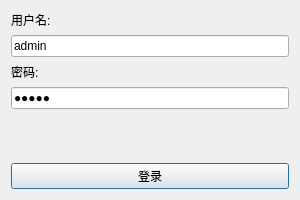
<?xml version="1.0" encoding="UTF-8"?>
<ui version="4.0">
 <class>LoginWindow</class>
 <widget class="QDialog" name="LoginWindow">
  <property name="geometry">
   <rect>
    <x>0</x>
    <y>0</y>
    <width>300</width>
    <height>200</height>
   </rect>
  </property>
  <property name="windowTitle">
   <string>登录</string>
  </property>
  <layout class="QVBoxLayout" name="verticalLayout">
   <item>
    <widget class="QLabel" name="usernameLabel">
     <property name="text">
      <string>用户名:</string>
     </property>
    </widget>
   </item>
   <item>
    <widget class="QLineEdit" name="usernameEdit">
     <property name="text">
      <string>admin</string>
     </property>
    </widget>
   </item>
   <item>
    <widget class="QLabel" name="passwordLabel">
     <property name="text">
      <string>密码:</string>
     </property>
    </widget>
   </item>
   <item>
    <widget class="QLineEdit" name="passwordEdit">
     <property name="echoMode">
      <enum>QLineEdit::Password</enum>
     </property>
     <property name="text">
      <string>admin</string>
     </property>
    </widget>
   </item>
   <item>
    <spacer name="verticalSpacer">
     <property name="orientation">
      <enum>Qt::Vertical</enum>
     </property>
     <property name="sizeHint" stdset="0">
      <size>
       <width>20</width>
       <height>40</height>
      </size>
     </property>
    </spacer>
   </item>
   <item>
    <widget class="QPushButton" name="loginButton">
     <property name="text">
      <string>登录</string>
     </property>
    </widget>
   </item>
  </layout>
 </widget>
 <resources/>
 <connections>
  <connection>
   <sender>loginButton</sender>
   <signal>clicked()</signal>
   <receiver>LoginWindow</receiver>
   <slot>login()</slot>
   <hints>
    <hint type="sourcelabel">
     <x>244</x>
     <y>174</y>
    </hint>
    <hint type="destinationlabel">
     <x>157</x>
     <y>260</y>
    </hint>
   </hints>
  </connection>
 </connections>
</ui>
